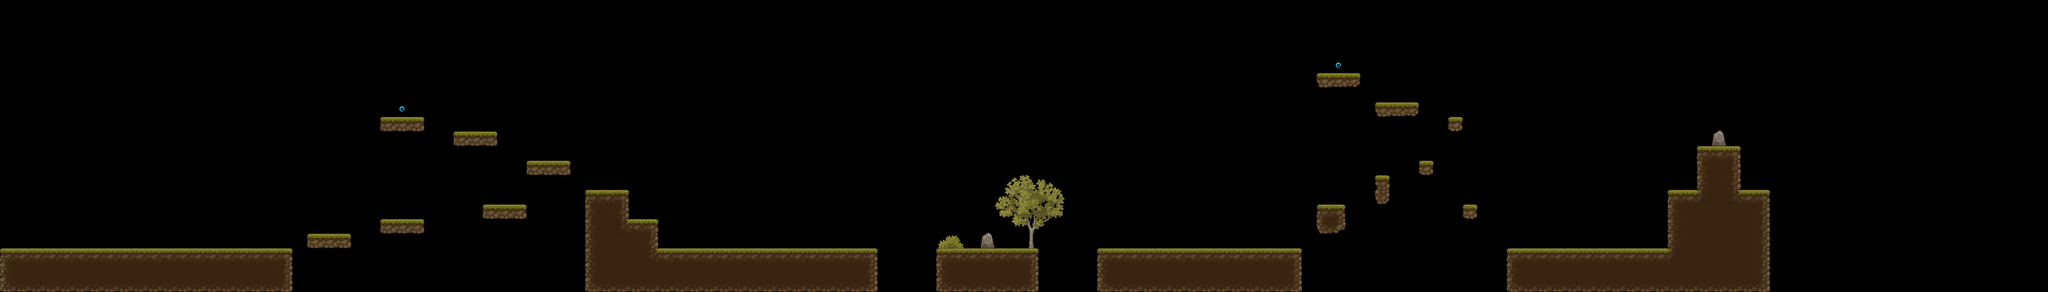

Below is a game level as drawn by its tile map, then a one-line description and the .tmx that defines it (tile-layer data replaced by summaries):
An orthogonal 140x20 tile map with 32x32 px tiles, 2 tile layers (Floor, Props), 2 tilesets and 8 objects (3x Enemy, 2x Tip, 2x Question, Player).

<map version="1.10" tiledversion="1.10.2" orientation="orthogonal" renderorder="right-down" width="140" height="20" tilewidth="32" tileheight="32" infinite="0" nextlayerid="4" nextobjectid="15">
 <tileset firstgid="1" source="../tileset/Ground.tsx" />
 <tileset firstgid="257" source="../tileset/Objects.tsx" />
 <layer id="1" name="Floor" width="140" height="20">
  <data>[2800 cells, 323 non-empty, 24 distinct tile ids]</data>
 </layer>
 <layer id="3" name="Props" width="140" height="20" locked="1">
  <data>[2800 cells, 33 non-empty, 30 distinct tile ids]</data>
 </layer>
 <objectgroup id="2" name="Entities">
  <object id="1" name="Player" x="882" y="157.333">
   <point />
  </object>
  <object id="3" name="Enemy" x="1472" y="512" width="416" height="32" />
  <object id="5" name="Tip" x="832" y="191.75" width="95.6667" height="64.25">
   <properties>
    <property name="number" type="int" value="1" />
   </properties>
  </object>
  <object id="8" name="Question" x="2111" y="478.667" width="97.667" height="65.3333">
   <properties>
    <property name="number" type="int" value="1" />
   </properties>
  </object>
  <object id="9" name="Question" x="3712" y="256" width="96" height="64">
   <properties>
    <property name="number" type="int" value="2" />
   </properties>
  </object>
  <object id="10" name="Enemy" x="2432" y="512" width="385.5" height="32" />
  <object id="11" name="Enemy" x="3328" y="512" width="286" height="32" />
  <object id="14" name="Tip" x="2879.92" y="95.875" width="95.6667" height="64.25">
   <properties>
    <property name="number" type="int" value="2" />
   </properties>
  </object>
 </objectgroup>
</map>
